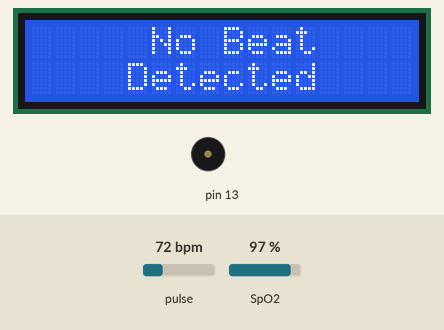
A sketch run on a simulated Arduino Uno, built with avr-gcc and run on an emulated ATmega328P. Parts: 16×2 character LCD, buzzer (waves = sounding). The test bench sets the inputs (shaded band); at power-on: pulse 72 bpm, SpO2 97 %. What the sketch prints to the serial monitor is not drawn.

Above: at 1.6 s.
1.7 s: pulse set to 42 bpm
At 4.8 s:
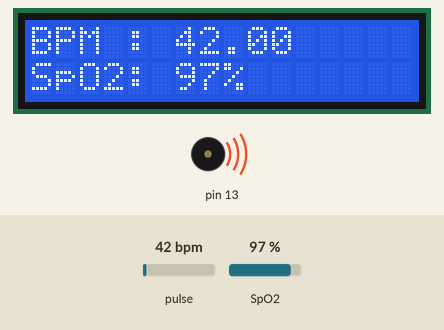
4.9 s: SpO2 set to 80 %
At 7.1 s:
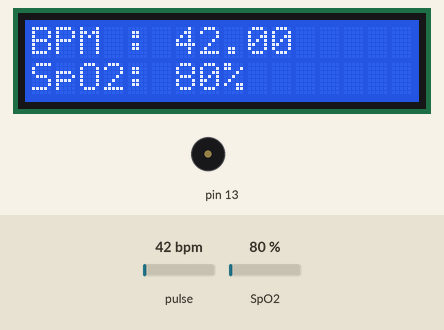
7.4 s: pulse set to 70 bpm
At 8.5 s:
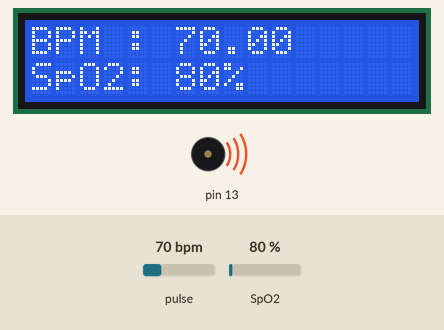
9.7 s: SpO2 set to 85 %
At 13.1 s:
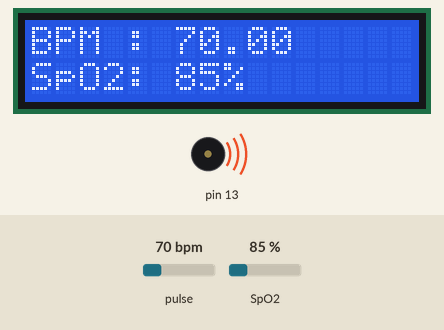
Timing chart, 0 to 13.3 s (numbered marks = the images above; inputs shaded):
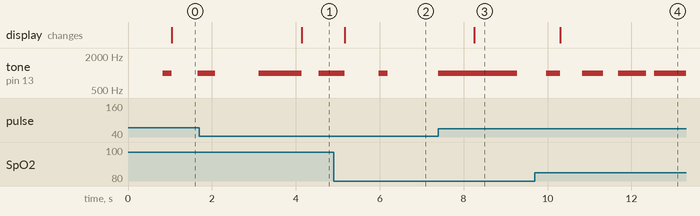

Measured:
- after the input at 1.7 s, the display: changes after 2.4 s (image 1)
- after the input at 4.9 s, the display: changes after 0.27 s (image 2)
- after the input at 7.4 s, the display: changes after 0.85 s (image 3)
- after the input at 9.7 s, the display: changes after 0.60 s (image 4)

The sketch:

MAX30100_Heart_sensor.ino
```cpp
// (licence header left out)
#include <Wire.h>
#include "MAX30100_PulseOximeter.h"
#include <LiquidCrystal_I2C.h>

#define REPORTING_PERIOD_MS 1000
#define buzz 13

// PulseOximeter is the higher level interface to the sensor
// it offers:
//  * beat detection reporting
//  * heart rate calculation
//  * SpO2 (oxidation level) calculation
PulseOximeter pox;
LiquidCrystal_I2C lcd(0x27, 16, 2);  // set the LCD address to 0x27 for a 16 chars and 2 line display

uint32_t tsLastReport = 0;

// Callback (registered below) fired when a pulse is detected
void onBeatDetected() {
  Serial.println("Beat!");
  tone(13, 1000);
}

void setup() {
  lcd.init();
  lcd.backlight();
  Serial.begin(115200);
  // pinMode(buzz, OUTPUT);

  Serial.print("Initializing pulse oximeter..");

  // Initialize the PulseOximeter instance
  // Failures are generally due to an improper I2C wiring, missing power supply
  // or wrong target chip
  if (!pox.begin()) {
    Serial.println("FAILED");
    for (;;)
      ;
  } else {
    Serial.println("SUCCESS");
  }

  // The default current for the IR LED is 50mA and it could be changed
  //   by uncommenting the following line. Check MAX30100_Registers.h for all the
  //   available options.
  // pox.setIRLedCurrent(MAX30100_LED_CURR_7_6MA);

  // Register a callback for the beat detection
  pox.setOnBeatDetectedCallback(onBeatDetected);
}

void loop() {
  // Make sure to call update as fast as possible
  pox.update();

  // Asynchronously dump heart rate and oxidation levels to the serial
  // For both, a value of 0 means "invalid"
  if (millis() - tsLastReport > REPORTING_PERIOD_MS) {
    Serial.print("Heart rate:");
    Serial.print(pox.getHeartRate());
    Serial.print("bpm / SpO2:");
    Serial.print(pox.getSpO2());
    Serial.println("%");

    if (pox.getHeartRate() == 0 && pox.getSpO2() == 0) {
      lcd.clear();
      lcd.setCursor(0, 0);
      lcd.println("     No Beat    ");
      lcd.setCursor(0, 1);
      lcd.println("    Detected    ");
      noTone(13);
    } else {
      lcd.clear();
      lcd.setCursor(0, 0);
      lcd.print("BPM : ");
      lcd.print(pox.getHeartRate());

      lcd.setCursor(0, 1);
      lcd.print("SpO2: ");
      lcd.print(pox.getSpO2());
      lcd.print("%");


      noTone(13);
    }


    tsLastReport = millis();
  }
}
```
